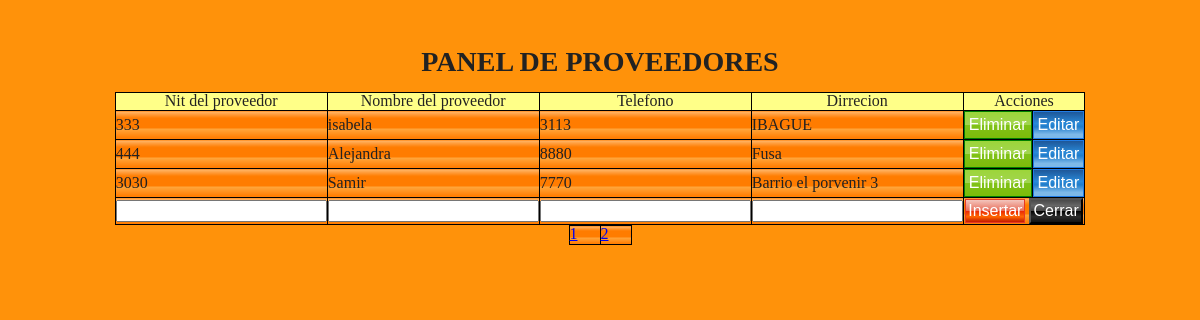
The app's page /administrador/proveedores/Proveedores.php with its own data.
### tables this page shows
CREATE TABLE `provedor` (
  `nit_proveedor` int(11) NOT NULL,
  `nom_proveedor` varchar(30) DEFAULT NULL,
  `telefono` varchar(10) DEFAULT NULL,
  `direccion` varchar(30) DEFAULT NULL
);

### administrador/proveedores/Proveedores.php (the view, shortened to what this page needs)
<!DOCTYPE html>
<html>
<head>
	<link rel="stylesheet" href="../../css/proveedores.css">
</head>
<body>
	<?php
	include("../../connection/connection.php");
	$registros=3;
	if(isset($_GET["pagina"])){
		if($_GET["pagina"]==1){
			header("Location:proveedores.php");
		}else{
			$pagina=$_GET["pagina"];
		}
	}else{
		$pagina=1;
	}
	$empieza=($pagina-1)*$registros;
	$sql_total="SELECT * FROM provedor";
	$resultado=$base_de_datos->prepare($sql_total);
	$resultado->execute(array());
	$numfilas=$resultado->rowCount();
	$totalpagina=ceil($numfilas/$registros);
	$registros=$base_de_datos->query("SELECT * from provedor LIMIT $empieza, $registros")->fetchALL(PDO::FETCH_OBJ);
		?>
<h3 align="center">PANEL DE PROVEEDORES</h3><br>
<form action=" " method="post" autocomplete="off">
		<table align="center" border="" bordercolor="orange">
			<tr>
				<th>Nit del proveedor</th>
				<th>Nombre del  proveedor</th>
                <th>Telefono</th>
				<th>Dirrecion</th>
				<th colspan="2">Acciones</th>
			</tr>
			<?php
			foreach ($registros as $materia) :?>
			<tr>
				<td><?php echo $materia->nit_proveedor?></td>
				<td><?php echo $materia->nom_proveedor?></td>
                <td><?php echo $materia->telefono?></td>
				<td><?php echo $materia->direccion?></td>
			<td><a href="eliminar.php?nit=<?php echo $materia->nit_proveedor?>& nom=<?php echo $materia->nom_proveedor?>& tel=<?php echo $materia->telefono?> & dir=<?php echo $materia->direccion?>"><input type="button" name="elimina" id="elimina" value="Eliminar"></a></td>
			<td><a href="editar.php?nit=<?php echo $materia->nit_proveedor?>& nom=<?php echo $materia->nom_proveedor?>& tel=<?php echo $materia->telefono?> & dir=<?php echo $materia->direccion?>"><input type="button" name="edita" class="edita" value="Editar"></a></td></tr>
			<?php
			endforeach;
			?>
			<td><input type="number" name="id"></td>
			<td><input type="varchar" name="nombre"></td>
            <td><input type="number" name="telefono"></td>
			<td><input type="varchar" name="direccion"></td>
				<td colspan="5" align="center"><input  type="submit" class="inserta"  name="inserta" value="Insertar" >
				<a href="../../administrador/index.php"><input type="button" class="cerrar" name="admin" value="Cerrar"onmouseup="window.close()"></a></td>
		</table>
</form>
<table class="contador" border="0" >
	<tr>
<?php
for($i=1; $i<=$totalpagina; $i++){
	?>
	 <td><?php echo " <a href='?pagina=" . $i . "'>" . $i . "  </a>  ";?></td>
<?php
}
?>
</tr>
</table>
</body>
</html>

### css/proveedores.css (style rules this page uses)
* { margin: 0px; padding: 0%; }
body { width: 100%; height: auto; background: #ff920a; }
h3 { text-align: center; font-family: 'Times New Roman', Times, serif; font-size: 28px; font-weight: bold; margin-top: 48px; }
table { border-collapse: collapse; margin: auto; }
table, tr, th, td { border: 1px solid black; }
td, tr { width: 30px; height: 18px; }
table th { background-color: #ffff88; background: -moz-linear-gradient(top, #ffff88 0%, #ffff88 62%); background: -webkit-linear-gradient(top, #ffff88 0%, #ffff88 62%); background: linear-gradient(to bottom, #ffff88 0%, #ffff88 62%); filter: progid: DXImageTransform.Microsoft.gradient( startColorstr='#ffff88', endColorstr='#ffff88', GradientType=0); }
table td { background-color: #ffb76b; background: -moz-linear-gradient(top, #ffb76b 0%, #ff7c00 24%, #ff7c00 62%, #ffa73d 55%, #ff7f04 93%); background: -webkit-linear-gradient(top, #ffb76b 0%, #ff7c00 24%, #ff7c00 62%, #ffa73d 55%, #ff7f04 93%); background: linear-gradient(to bottom, #ffb76b 0%, #ff7c00 24%, #ff7c00 62%, #ffa73d 55%, #ff7f04 93%); filter: progid: DXImageTransform.Microsoft.gradient( startColorstr='#ffb76b', endColorstr='#ff7f04', GradientType=0); }
#elimina { background-color: #9dd53a; background: -moz-linear-gradient(top, #9dd53a 0%, #a1d54f 50%, #80c217 51%, #7cbc0a 100%); background: -webkit-linear-gradient(top, #9dd53a 0%, #a1d54f 50%, #80c217 51%, #7cbc0a 100%); background: linear-gradient(to bottom, #9dd53a 0%, #a1d54f 50%, #80c217 51%, #7cbc0a 100%); filter: progid: DXImageTransform.Microsoft.gradient( startColorstr='#9dd53a', endColorstr='#7cbc0a', GradientType=0); border: 1px solid green; color: white; padding: 4px 4px; text-align: center; text-decoration: none; display: inline-block; font-size: 16px; cursor: pointer; }
.edita { background-color: #1e5799; background: -moz-linear-gradient(top, #1e5799 0%, #2989d8 44%, #207cca 57%, #7db9e8 86%); background: -webkit-linear-gradient(top, #1e5799 0%, #2989d8 44%, #207cca 57%, #7db9e8 86%); background: linear-gradient(to bottom, #1e5799 0%, #2989d8 44%, #207cca 57%, #7db9e8 86%); filter: progid: DXImageTransform.Microsoft.gradient( startColorstr='#1e5799', endColorstr='#7db9e8', GradientType=0); border: 1px solid #207ce5; color: white; padding: 4px 4px; text-align: center; text-decoration: none; display: inline-block; font-size: 16px; cursor: pointer; }
.inserta { background-color: #f3c5bd; background: -moz-linear-gradient(top, #f3c5bd 0%, #e86c57 50%, #ea2803 50%, #ff6600 76%, #c72200 97%); background: -webkit-linear-gradient(top, #f3c5bd 0%, #e86c57 50%, #ea2803 50%, #ff6600 76%, #c72200 97%); background: linear-gradient(to bottom, #f3c5bd 0%, #e86c57 50%, #ea2803 50%, #ff6600 76%, #c72200 97%); filter: progid: DXImageTransform.Microsoft.gradient( startColorstr='#f3c5bd', endColorstr='#c72200', GradientType=0); border: 1px solid #e73827; color: white; padding: 2px 2px; text-align: center; text-decoration: none; display: inline-block; font-size: 16px; cursor: pointer; }
.cerrar { background-color: rgb(76, 76, 76); background: -moz-linear-gradient(top, rgba(76, 76, 76, 1) 3%, rgba(89, 89, 89, 1) 14%, rgba(102, 102, 102, 1) 25%, rgba(71, 71, 71, 1) 48%, rgba(44, 44, 44, 1) 50%, rgba(0, 0, 0, 1) 51%, rgba(17, 17, 17, 1) 60%, rgba(28, 28, 28, 1) 66%, rgba(28, 28, 28, 1) 66%, rgba(43, 43, 43, 1) 76%, rgba(19, 19, 19, 1) 100%); background: -webkit-linear-gradient(top, rgba(76, 76, 76, 1) 3%, rgba(89, 89, 89, 1) 14%, rgba(102, 102, 102, 1) 25%, rgba(71, 71, 71, 1) 48%, rgba(44, 44, 44, 1) 50%, rgba(0, 0, 0, 1) 51%, rgba(17, 17, 17, 1) 60%, rgba(28, 28, 28, 1) 66%, rgba(28, 28, 28, 1) 66%, rgba(43, 43, 43, 1) 76%, rgba(19, 19, 19, 1) 100%); background: linear-gradient(to bottom, rgba(76, 76, 76, 1) 3%, rgba(89, 89, 89, 1) 14%, rgba(102, 102, 102, 1) 25%, rgba(71, 71, 71, 1) 48%, rgba(44, 44, 44, 1) 50%, rgba(0, 0, 0, 1) 51%, rgba(17, 17, 17, 1) 60%, rgba(28, 28, 28, 1) 66%, rgba(28, 28, 28, 1) 66%, rgba(43, 43, 43, 1) 76%, rgba(19, 19, 19, 1) 100%); filter: progid: DXImageTransform.Microsoft.gradient( startColorstr='#4c4c4c', endColorstr='#131313', GradientType=0); border: 1px solid rgba; color: white; padding: 2px 2px; text-align: center; text-decoration: none; display: inline-block; font-size: 16px; cursor: pointer; }

### records on screen
provedor: nit_proveedor "333", nom_proveedor "isabela", telefono "3113", direccion "IBAGUE"
provedor: nit_proveedor "444", nom_proveedor "Alejandra", telefono "8880", direccion "Fusa"
provedor: nit_proveedor "3030", nom_proveedor "Samir", telefono "7770", direccion "Barrio el porvenir 3"
